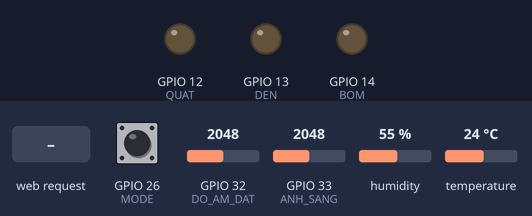
Bench run of a sketch on a simulated ESP32. Parts: output pins drawn as LEDs (lit = HIGH). The test bench sets the inputs (shaded band); at power-on: GPIO 26 (MODE) HIGH, GPIO 32 (DO_AM_DAT) = 2048, GPIO 33 (ANH_SANG) = 2048, humidity 55 %, temperature 24 °C. WiFi joins after 1.5 s; servers stay silent unless stated; what the sketch prints to the serial monitor is not drawn.

Above: at 2.7 s.
2.8 s: HTTP request GET /onLamp received
At 3.5 s:
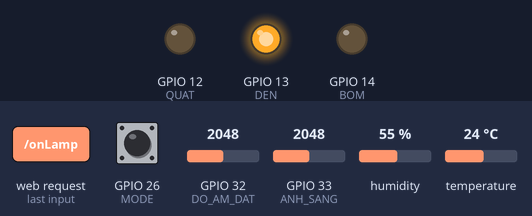
4.3 s: HTTP request GET /onPump received
At 4.7 s:
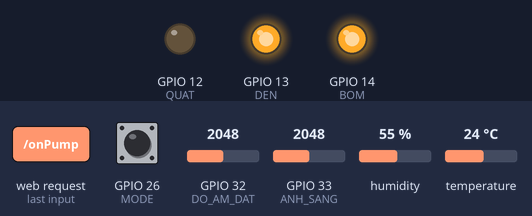
5.8 s: HTTP request GET /offLamp received
At 7.0 s:
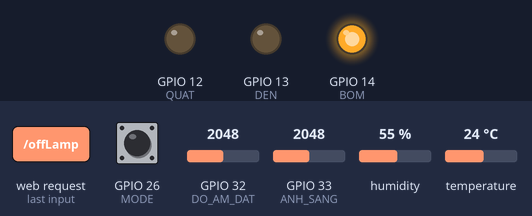
7.3 s: HTTP request GET /onFan received
At 8.1 s:
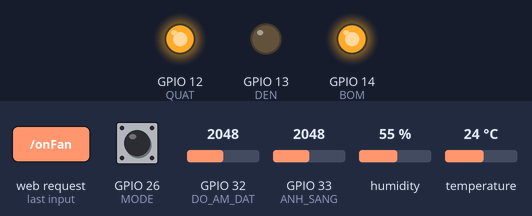
8.8 s: HTTP request GET /offPump received
At 9.3 s:
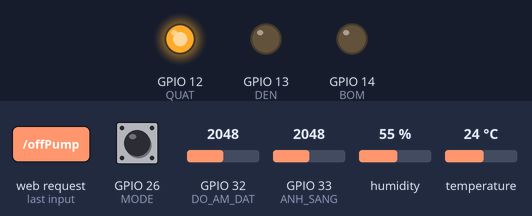
10.3 s: GPIO 26 (MODE) pulled LOW for 0.15 s
At 11.7 s:
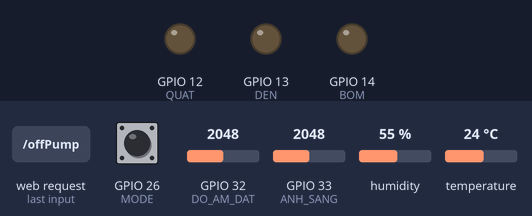
Timing chart, 0 to 12.9 s (numbered marks = the images above; inputs shaded):
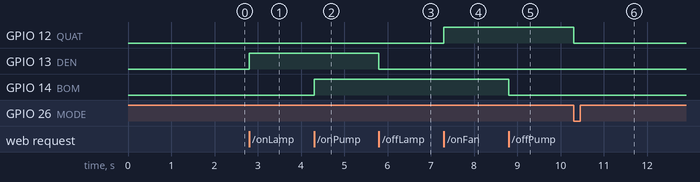

Measured:
- after the input at 2.8 s, GPIO 13 (DEN): LOW → HIGH at once
- after the input at 4.3 s, GPIO 14 (BOM): LOW → HIGH at once
- after the input at 5.8 s, GPIO 13 (DEN): HIGH → LOW at once
- after the input at 7.3 s, GPIO 12 (QUAT): LOW → HIGH at once
- after the input at 8.8 s, GPIO 14 (BOM): HIGH → LOW at once
- after the input at 10.3 s, GPIO 12 (QUAT): HIGH → LOW at once

The sketch:

Code.ino
```cpp
#include <WiFi.h>
#include <WebServer.h>
#include <DHT.h>
#include <Adafruit_Sensor.h>

#define DHTPIN 25
#define DHTTYPE DHT22
DHT dht(DHTPIN, DHTTYPE);

#define MODE 26
#define DO_AM_DAT 32
#define ANH_SANG 33

#define DEN 13
#define QUAT 12
#define BOM 14

int adc1, adc2, adc3 = 0;
float AnhSangVal, DoAmDatVal, NhietDoVal, DoAmMTVal = 0.0;
/*
 * Require: Yêu cầu: 2 chế độ:
 * - Chế độ tự động: Nhiệt độ MT, độ ẩm đất, ánh sáng MT (bỏ hiển thị LCD)
 * - Chế độ bằng tay: Điều khiển Bật tắt quạt, máy bơm, đèn qua Webserver và hiển thị.
 */
/*
 * Sensor Temperature: DHT22
 *          VCC  ---- 5V
 *          GND  ---- GND
 *          DATA ----  25
 * Sensor Do am dat:
 *          DATA ---- 32
 * Sensor Anh Sang:
 *          DATA ---- 33
 * Output
 *          Den   ---- 13
 *          Quat  ---- 12
 *          Bom   ---- 14
 * Button Mode: 26
 */

// Wifi
char* ssid = "TP-LINK_D64E64";
char* pass = "88888888";
WebServer server(80);

// Web Interface
//=========Biến chứa mã HTLM Website===========//
const char MainPage[] PROGMEM = R"=====(
  <!DOCTYPE html>
  <html>
   <head>
       <title>HOME PAGE</title>
       <style>
          body {text-align:center;}
          h1 {color:#003399;}
          a {text-decoration: none;color:#FFFFFF;}
          .bt_on {height:50px; width:100px; margin:10px 0;background-color:#FF6600;border-radius:5px;}
          .bt_off {height:50px; width:100px; margin:10px 0;background-color:#00FF00;border-radius:5px;}
       </style>
       <meta charset="UTF-8">
   </head>
   <body>
      <h1>CONTROL SYSTEM</h1>
      <div>Lamp Status: <b><pan id="trangthaiLamp"><pan></b></div>
      <div>
        <button class="bt_on" onclick="getdata('onLamp')">ON</button>
        <button class="bt_off" onclick="getdata('offLamp')">OFF</button>
      </div>
      <div>Pump Status: <b><pan id="trangthaiPump"><pan></b></div>
      <div>
        <button class="bt_on" onclick="getdata('onPump')">ON</button>
        <button class="bt_off" onclick="getdata('offPump')">OFF</button>
      </div>
      <div>Fan Status: <b><pan id="trangthaiFan"><pan></b></div>
      <div>
        <button class="bt_on" onclick="getdata('onFan')">ON</button>
        <button class="bt_off" onclick="getdata('offFan')">OFF</button>
      </div>
      <h1>DATA</h1>
      <div>Mode: <b><pan id="data4"><pan></b></div>
      <div>Brightness (%): <b><pan id="data1"><pan></b></div>
      <div>Soil Moisturet(%): <b><pan id="data2"><pan></b></div>
      <div>Environment Temperature(độ C): <b><pan id="data3"><pan></b></div>
      <div>Environmental Humidity(%): <b><pan id="data5"><pan></b></div>
      <script>
        //-----------Tạo đối tượng request----------------
        function create_obj(){
          td = navigator.appName;
          if(td == "Microsoft Internet Explorer"){
            obj = new ActiveXObject("Microsoft.XMLHTTP");
          }else{
            obj = new XMLHttpRequest();
          }
          return obj;
        }
        var xhttp = create_obj();
        //-----------Thiết lập dữ liệu và gửi request-------
        function getdata(url){
          xhttp.open("GET","/"+url,true);
          xhttp.onreadystatechange = process;//nhận reponse
          xhttp.send();
        }
        //-----------Kiểm tra response--------------------
        function process(){
          if(xhttp.readyState == 4 && xhttp.status == 200){
            //------Updat data sử dụng javascript----------
            ketqua = xhttp.responseText;
            document.getElementById("reponsetext").innerHTML=ketqua;
          }
        }
        //------------Kiểm tra trạng thái chân D1 D2-------------
        function getstatus(){
          xhttp.open("GET","getstatus",true);
          xhttp.onreadystatechange = process_json;
          xhttp.send();
        }

        //-----------Kiểm tra response-------------------------------
        function process_json(){
          if(xhttp.readyState == 4 && xhttp.status == 200){
            //------Update data sử dụng javascript-------------------
            var trangthai_JSON = xhttp.responseText;
            var Obj = JSON.parse(trangthai_JSON);
            document.getElementById("trangthaiLamp").innerHTML = Obj.D1;
            document.getElementById("trangthaiPump").innerHTML = Obj.D2;
            document.getElementById("trangthaiFan").innerHTML = Obj.D3;
            document.getElementById("data1").innerHTML = Obj.D4;
            document.getElementById("data2").innerHTML = Obj.D5;
            document.getElementById("data3").innerHTML = Obj.D6;
            document.getElementById("data4").innerHTML = Obj.D7;
            document.getElementById("data5").innerHTML = Obj.D8;
          }
        }
        //---Ham update duu lieu tu dong---
        setInterval(function() {
          getstatus();
        }, 1000);
      </script>
   </body>
  </html>
)=====";
//=========================================//

void setup() {
  WiFi.begin(ssid,pass);
  Serial.begin(115200);
  Serial.print("\nConnecting ");
  while(WiFi.status()!= WL_CONNECTED){
    delay(500);
    Serial.print("...");
  }
  Serial.println("ESP Address is : ");
  Serial.print(WiFi.localIP());

  server.on("/",mainpage);
  server.on("/onLamp",on_Lamp);
  server.on("/offLamp",off_Lamp);
  server.on("/onPump",on_Pump);
  server.on("/offPump",off_Pump);
  server.on("/onFan",on_Fan);
  server.on("/offFan",off_Fan);
  server.on("/getstatus",get_status);
  server.begin();

  pinMode(MODE, INPUT_PULLUP);

  pinMode(DEN, OUTPUT);
  pinMode(BOM, OUTPUT);
  pinMode(QUAT, OUTPUT);

  digitalWrite(DEN, LOW);
  digitalWrite(BOM, LOW);
  digitalWrite(QUAT, LOW);

  dht.begin();
}

void Read_Sensor(){
  DoAmMTVal = dht.readHumidity();
  NhietDoVal = dht.readTemperature();
  /*
  Serial.print(F("Humidity: "));
  Serial.println(DoAmMTVal);
  Serial.print(F("Temperature: "));
  Serial.println(NhietDoVal);

  if(isnan(DoAmMTVal) || isnan(NhietDoVal)){
    Serial.println(F("Failed to read form DHT sensor"));
    return;
  }
  */
  adc1 = analogRead(ANH_SANG);
  adc2 = analogRead(DO_AM_DAT);

  AnhSangVal = (float(adc1) / 4096) *100;
  DoAmDatVal = (float(adc2) / 4096) *100;
  /*
  Serial.print("Ánh Sáng: ");
  Serial.print(AnhSangVal);
  Serial.println(" %");

  Serial.print("Độ Ẩm Đất: ");
  Serial.print(DoAmDatVal);
  Serial.println(" %");
  */
}
void Set_Mode(){
  if(digitalRead(MODE) == 0){
    Serial.println("MODE Auto");
     if(AnhSangVal <= 40){
        digitalWrite(DEN, HIGH);
     }else{
        digitalWrite(DEN, LOW);
     }

     if(DoAmDatVal >= 60){
        digitalWrite(BOM, HIGH);
     }else{
        digitalWrite(BOM, LOW);
     }

     if(NhietDoVal >= 60){
        digitalWrite(QUAT, HIGH);
     }else{
        digitalWrite(QUAT, LOW);
     }
   }else if(digitalRead(MODE) == 1){

   }
}
void loop() {
  server.handleClient();
  Read_Sensor();
  Set_Mode();
}

void mainpage(){
  String s = FPSTR(MainPage);
  server.send(200,"text/html",s);
}
void on_Lamp(){
  if(digitalRead(MODE) == 1){
    digitalWrite(DEN,HIGH);
  }
}
void off_Lamp(){
  if(digitalRead(MODE) == 1){
    digitalWrite(DEN,LOW);
  }
}
void on_Pump(){
  if(digitalRead(MODE) == 1){
    digitalWrite(BOM,HIGH);
  }
}
void off_Pump(){
  if(digitalRead(MODE) == 1){
    digitalWrite(BOM,LOW);
  }
}
void on_Fan(){
  if(digitalRead(MODE) == 1){
    digitalWrite(QUAT,HIGH);
  }
}
void off_Fan(){
  if(digitalRead(MODE) == 1){
    digitalWrite(QUAT,LOW);
  }
}
void get_status(){
  String d1,d2,d3,d4,d5,d6,d7,d8;

  if(digitalRead(DEN)==0){
    d1 = "OFF";
  }else{
    d1 = "ON";
  }
  if(digitalRead(BOM)==0){
    d2 = "OFF";
  }else{
    d2 = "ON";
  }
  if(digitalRead(QUAT)==0){
    d3 = "OFF";
  }else{
    d3 = "ON";
  }

  if(digitalRead(MODE)==0){
      d7 = "Auto Mode";
  }else{
      d7 = "Menu Mode";
  }
  d4 = String(AnhSangVal);
  d5 = String(DoAmDatVal);
  d6 = String(NhietDoVal);
  d8 = String(DoAmMTVal);
  String s1 = "{\"D1\": \""+ d1 +"\", \"D2\": \""+ d2 +"\", \"D3\": \""+ d3 +"\", \"D4\": \""+ d4 +"\", \"D5\": \""+ d5 +"\", \"D6\": \""+ d6 +"\", \"D7\": \""+ d7 +"\", \"D8\": \""+ d8 +"\"}";
  server.send(200,"application/json",s1);
}
```
